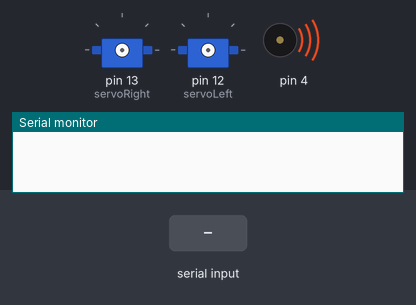
The sketch below on a simulated Arduino Uno, built with avr-gcc and run on an emulated ATmega328P. Shown: 2 × servo, buzzer (waves = sounding), the last lines printed to the serial monitor. Inputs (shaded band) come from the test bench.

Above: at 0.1 s.
At 2.2 s:
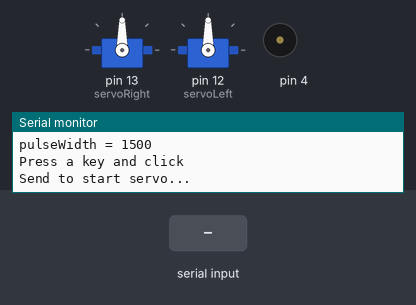
2.3 s: "1" received over Serial
At 3.7 s:
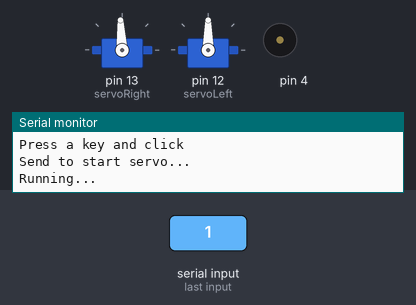
Timing chart, 0 to 5.3 s (numbered marks = the images above; inputs shaded):
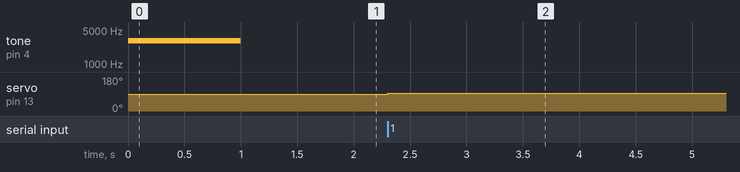

The sketch:

Inl3.ino
```cpp
#include <Servo.h>

Servo servoLeft;
Servo servoRight;

void setup()
{
  tone(4, 3000, 1000);
  delay(1000);

  Serial.begin(9600);
  servoRight.attach(13);
  servoLeft.attach(12);
}

void loop()
{
  for(int pulseWidth = 1500; pulseWidth <= 1700; pulseWidth += 10)
  {
    Serial.print("pulseWidth = ");            // Display pulseWidth value
    Serial.println(pulseWidth);
    Serial.println("Press a key and click");  // User prompt
    Serial.println("Send to start servo...");

    Serial.read();
    while(Serial.available() == 0);   // Wait for character
    Serial.read();                    // Clear character
    Serial.println("Running...");
    //servoLeft.writeMicroseconds(pulseWidth); // Pin 12 servo speed = pulse
    //delay(6000);                             // ..for 6 seconds
    //servoLeft.writeMicroseconds(1500);
    servoRight.writeMicroseconds(pulseWidth); // Pin 13 servo speed = pulse
    delay(6000);
    servoRight.writeMicroseconds(1500);
    }
}
```

Measured:
- after the input at 2.3 s, servo on pin 13 (servoRight): 90° → 93° at once
